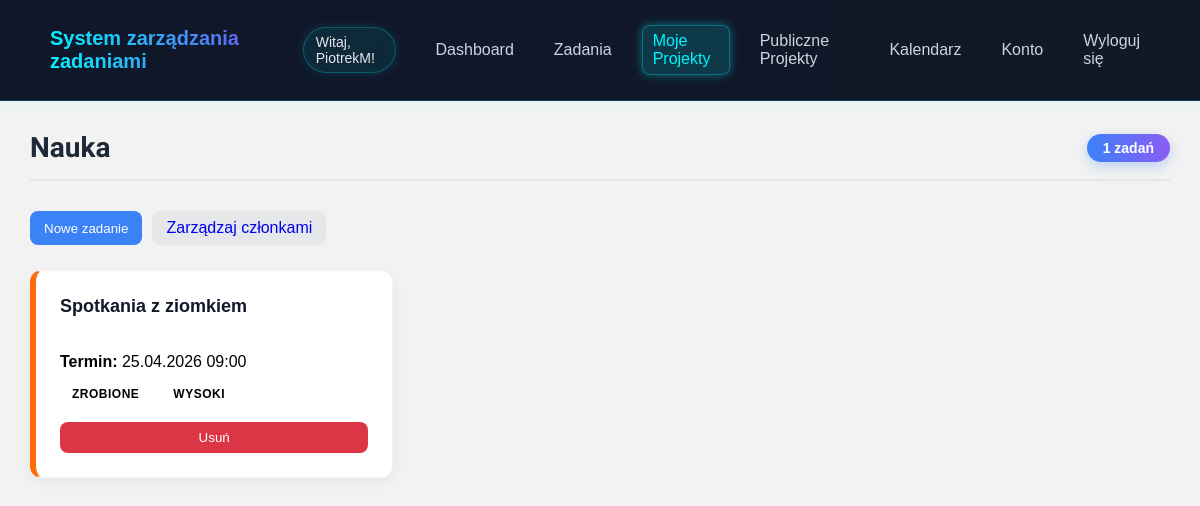
Screenshot of /index.php?page=project_view&id=1 (signed in) with the database file from the repository.
### tables this page shows
CREATE TABLE `project_members` (
  `project_id` int NOT NULL,
  `user_id` int NOT NULL,
  `role` enum('admin','member','viewer') NOT NULL DEFAULT 'viewer'
);

CREATE TABLE `projects` (
  `id` int NOT NULL,
  `owner_id` int NOT NULL,
  `name` varchar(150) NOT NULL,
  `description` text,
  `visibility` enum('public','private') NOT NULL DEFAULT 'public',
  `access_key` varchar(64) DEFAULT NULL COMMENT 'Klucz dostępu – wymagany gdy visibility=private',
  `created_at` datetime NOT NULL DEFAULT CURRENT_TIMESTAMP,
  `updated_at` datetime NOT NULL DEFAULT CURRENT_TIMESTAMP ON UPDATE CURRENT_TIMESTAMP,
  `share_role` enum('admin','member','viewer','') NOT NULL DEFAULT 'admin'
);

CREATE TABLE `tasks` (
  `id` int NOT NULL,
  `project_id` int DEFAULT NULL,
  `created_by` int DEFAULT NULL COMMENT 'Użytkownik który utworzył zadanie',
  `title` varchar(200) NOT NULL,
  `description` text,
  `status` enum('todo','in_progress','completed') NOT NULL DEFAULT 'todo',
  `priority` enum('low','medium','high') NOT NULL DEFAULT 'medium',
  `deadline` datetime DEFAULT NULL,
  `created_at` datetime NOT NULL DEFAULT CURRENT_TIMESTAMP,
  `updated_at` datetime NOT NULL DEFAULT CURRENT_TIMESTAMP ON UPDATE CURRENT_TIMESTAMP,
  `backgroundColor` varchar(20) NOT NULL,
  `start_date` datetime DEFAULT NULL
);

### project_view.php (the view, shortened to what this page needs)
<?php
$conn = new mysqli("localhost", "root", "", "systemzarzadzania");
$user_id = $_SESSION['user_id'] ?? 0;
$project_id = $_GET['id'] ?? 0;
$stmt = $conn->prepare("
    SELECT
        p.name, p.description, p.visibility, p.owner_id, p.share_role,
        pm.role
    FROM projects p
    LEFT JOIN project_members pm ON pm.project_id = p.id AND pm.user_id = ?
    WHERE p.id = ?
");
$stmt->bind_param("ii", $user_id, $project_id);
$stmt->execute();
$project = $stmt->get_result()->fetch_assoc();
$is_owner = ($project['owner_id'] == $user_id);
$is_member = !empty($project['role']);
$is_public = ($project['visibility'] === 'public');
$can_edit = false;
if ($is_owner) {
    $can_edit = true;
} elseif ($is_member && in_array($project['role'], ['admin', 'member'])) {
    $can_edit = true;
} elseif (!$is_member && $is_public && $project['share_role'] === 'member') {
    $can_edit = true;
}
$tasksStmt = $conn->prepare("
    SELECT id, title, description, status, priority, deadline, backgroundColor, created_by
    FROM tasks
    WHERE project_id = ?
    ORDER BY created_at DESC
");
$tasksStmt->bind_param("i", $project_id);
$tasksStmt->execute();
$tasks = $tasksStmt->get_result();
function statusPL($s)
{
    return ['todo' => 'Do zrobienia', 'in_progress' => 'W trakcie', 'completed' => 'Zrobione'][$s] ?? $s;
}
function priorityPL($p)
{
    return ['low' => 'Niski', 'medium' => 'Średni', 'high' => 'Wysoki'][$p] ?? $p;
}
?>
<div class="tasks-page">
    <div class="tasks-header">
        <h2><?= htmlspecialchars($project['name']) ?></h2>
        <div class="tasks-count"><?= $tasks->num_rows ?> zadań</div>
    </div>
    <div style="display: flex; gap: 10px; margin-bottom: 25px;">
        <?php if ($can_edit): ?>
            <button class="btn btn-primary" onclick="openTaskModal()">
                Nowe zadanie
            </button>
        <?php endif; ?>
        <?php if ($is_owner || (!empty($project['role']) && $project['role'] === 'admin')): ?>
            <a href="index.php?page=project_members&id=<?= $project_id ?>" class="btn btn-secondary" style="text-decoration: none; display: inline-flex; align-items: center; justify-content: center;">
                Zarządzaj członkami
            </a>
        <?php endif; ?>
    </div>
    <div class="tasks-grid">
        <?php while ($t = $tasks->fetch_assoc()): ?>
            <div class="task-card" style="border-left: 6px solid <?= htmlspecialchars($t['backgroundColor'] ?? '#3b82f6') ?>">
                <div class="task-top">
                    <h3><?= htmlspecialchars($t['title']) ?></h3>
                </div>
                <?php if (!empty($t['deadline'])): ?>
                    <div style="margin-bottom:10px;">
                        <b>Termin:</b> <?= date('d.m.Y H:i', strtotime($t['deadline'])) ?>
                    </div>
                <?php endif; ?>
                <div class="badges">
                    <span class="badge"><?= statusPL($t['status']) ?></span>
                    <span class="badge"><?= priorityPL($t['priority']) ?></span>
                </div>
                <?php
                $can_delete_task = false;
                if ($t['created_by'] == $user_id) $can_delete_task = true;
                elseif ($is_owner || (!empty($project['role']) && $project['role'] === 'admin')) $can_delete_task = true;
                ?>
                <?php if ($can_edit || $can_delete_task): ?>
                <div style="display: flex; gap: 5px; margin-top: 15px;">
                    <?php if ($can_delete_task): ?>
                    <form action="delete_task.php" method="POST" onsubmit="return confirm('Czy na pewno chcesz usunąć to zadanie?');" style="margin: 0; flex: 1; display: flex;">
                        <button class="btn btn-secondary" type="submit" style="background-color: #dc3545; color: white; width: 100%;">Usuń</button>
                    </form>
                    <?php endif; ?>
                </div>
                <?php endif; ?>
            </div>
        <?php endwhile; ?>
    </div>
</div>

### style.css (style rules this page uses)
body { margin: 0; font-family: Arial, Helvetica, sans-serif; background: #f2f2f2; }
.tasks-page { max-width: 1200px; margin: 0 auto; animation: fadeIn 0.4s ease; }
.tasks-header { display: flex; justify-content: space-between; align-items: center; margin-bottom: 30px; border-bottom: 2px solid #e5e7eb; padding-bottom: 15px; }
.tasks-header h2 { font-size: 28px; color: #1f2937; margin: 0; font-family: "Playwrite DE SAS", cursive; }
.tasks-count, .btn-add { background: linear-gradient(90deg, #3b82f6, #8b5cf6); color: white; padding: 6px 16px; border-radius: 999px; font-weight: 600; font-size: 14px; box-shadow: 0 4px 12px rgba(59, 130, 246, 0.3); }
.tasks-grid { display: grid; grid-template-columns: repeat(auto-fill, minmax(320px, 1fr)); gap: 25px; }
.task-card { background: white; border-radius: 12px; padding: 24px; box-shadow: 0 4px 15px rgba(0, 0, 0, 0.05); transition: all 0.3s ease; display: flex; flex-direction: column; position: relative; border: 1px solid #f3f4f6; }
.task-top { margin-bottom: 15px; }
.task-top h3 { margin: 0; font-size: 18px; color: #111827; font-weight: 700; line-height: 1.3; }
.badges { display: flex; gap: 10px; margin-top: auto; flex-wrap: wrap; }
.badge { padding: 6px 12px; border-radius: 6px; font-size: 12px; font-weight: 700; text-transform: uppercase; letter-spacing: 0.5px; display: inline-flex; align-items: center; justify-content: center; }
.btn { padding: 8px 14px; border-radius: 8px; border: none; cursor: pointer; font-weight: 500; }
.btn-primary { background: #3b82f6; color: white; }
.btn-secondary { background: #e5e7eb; }

### rows the page displays
project_members: project.name "Nauka"
tasks: title "Spotkania z ziomkiem", deadline "25.04.2026 09:00", status "ZROBIONE", priority "WYSOKI"

### other values shown
$_SESSION['username'] "PiotrekM"
$tasks->num_rows "1"
